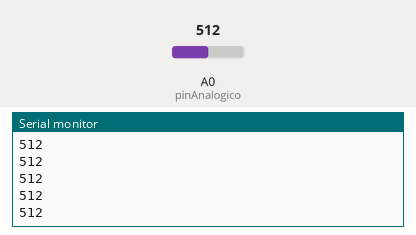
The sketch below on a simulated Arduino Uno, built with avr-gcc and run on an emulated ATmega328P. Parts: the last lines printed to the serial monitor. The inputs (shaded band) are chosen by the test bench; at power-on: A0 (pinAnalogico) = 512.

Above: at 1.2 s.
1.3 s: A0 (pinAnalogico) set to 716
At 2.4 s:
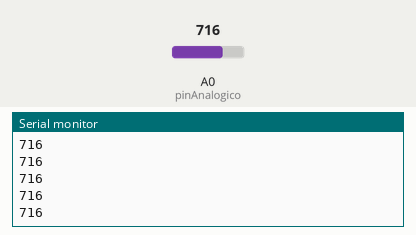
2.8 s: A0 (pinAnalogico) set to 900
At 3.9 s:
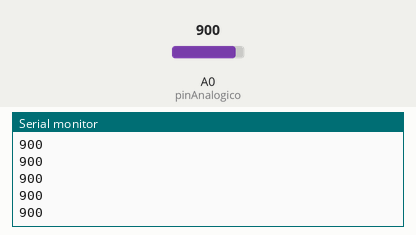
Timing chart, 0 to 5.8 s (numbered marks = the images above; inputs shaded):
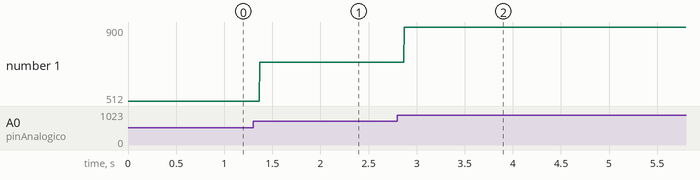

Measured:
- after the input at 1.3 s, the serial monitor: prints a new line after 0.07 s (image 1)
- after the input at 2.8 s, the serial monitor: prints a new line after 0.07 s (image 2)
- plotted number 1: 512 → 716 after the input at 1.3 s, 716 → 900 after the input at 2.8 s

The sketch:

p4_3.ino
```cpp
#define pinAnalogico A0

void setup()
{
  Serial.begin(9600);
}
void loop()
{
  int valor;
  valor = analogRead(pinAnalogico);
  Serial.println(valor);
}
```
